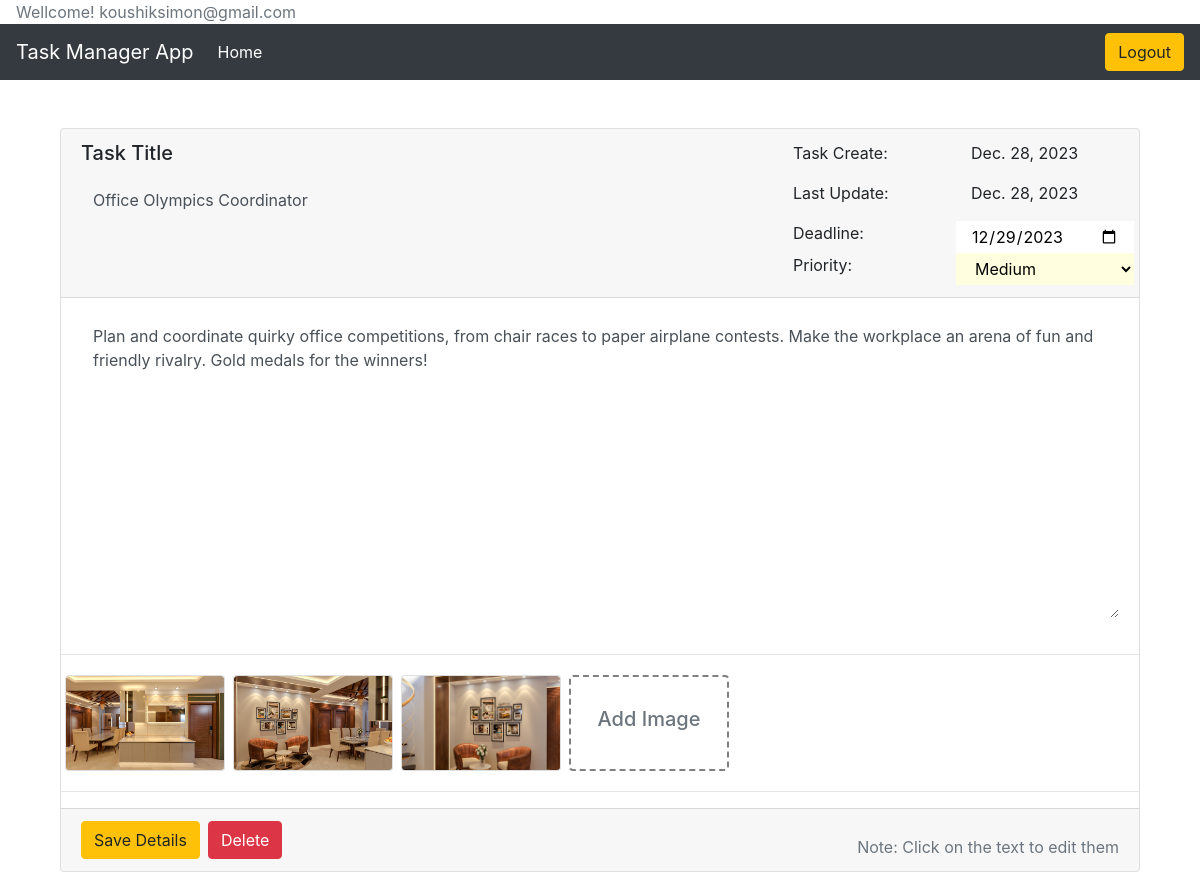
The app's page /task-detail/22/ (signed in) with its own data.
### task/models.py (models this page shows, shortened)
class Task(models.Model):
    PRIORITY_CHOICES = [
        ('low', 'Low'),
        ('medium', 'Medium'),
        ('high', 'High'),
    ]
    user=models.ForeignKey(User,on_delete=models.CASCADE)
    title = models.CharField(max_length=100)
    description = models.TextField()
    due_date = models.DateField(null=True, blank=True)
    priority = models.CharField(max_length=10,choices=PRIORITY_CHOICES)
    task_complete = models.BooleanField(default=False)
    created = models.DateField(auto_now_add=True)
    updated = models.DateField(auto_now=True, null=True, blank=True)

class TaskImage(models.Model):
    task = models.ForeignKey(Task,on_delete=models.CASCADE)
    image = models.ImageField(upload_to='media/taskimages')

### task_manager/views.py (the view, shortened to what this page needs)
# urls.py: path('task-detail/<int:task_id>/',views.task_detail,name='task_detail'),
@login_required(login_url='/login/')
def task_detail(request,task_id):
    task=Task.objects.get(pk=task_id)
    task.due_date_formatted = task.due_date.strftime('%Y-%m-%d')
    context = {
        'task': task
    }
    return render(request,'task_app/task_detail.html', context)

### templates/task_app/task_detail.html (shortened to what this page needs)
{% extends "base.html" %}
{% load static %}
{% block content %}
<br><br>
<div class="container mx-auto">
    <form method="POST" enctype="multipart/form-data" id="myForm">
        <div class="card">
            <div class="card-header">
                <div class="row">
                    <div class="col-8">
                        <label for=""><h5>Task Title</h5></label>
                        <input type="text" class="form-control" id="title" name="title" value="{{ task.title }}" style="border: none; background-color: transparent;">
                    </div>
                    <div class="col">
                        <div class="row">
                            <p class="col" for="last_update">Task Create:</p>
                            <p class="col">{{task.created}}</p>
                        </div>
                        <div class="row">
                            <p class="col" for="last_update">Last Update:</p>
                            <p class="col">{{task.updated}}</p>
                        </div>
                        <div class="row">
                            <label class="col" for="due_date">Deadline:</label>
                            <input class="col" type="date" class="form-control" id="due_date" name="due_date"
                            value="{{ task.due_date_formatted }}" style="border: none;">
                        </div>
                        <div class="row">
                            <label class="col" for="due_date">Priority:</label>
                            <select class="col" name="priority" onchange="updateColor(this)" style="border: none;">
                            <option value="medium" {% if task.priority == 'medium' %}selected{% endif %}>Medium</option>
                            </select>
                        </div>
                    </div>
                </div>
            </div>
            <div class="card-body">
                <textarea class="form-control" id="description" name="description" style="border:none; min-height: 300px;" >{{ task.description }}</textarea>
            </div>
            <hr>
            <div class="row">
                <div class="col">
                    <div class="d-flex flex-row flex-wrap">
                        {% for task_image in task.taskimage_set.all %}
                        <a href="{{ task_image.image.url }}" target="_blank">
                            <div class="card m-1" style="width: 10rem; height: 6rem; overflow: hidden;">
                                <img src="{{ task_image.image.url }}" class="card-img-top" alt="..."
                                     style="width: 100%; height: 100%; object-fit: cover;">
                            </div>
                        </a>
                        {% endfor %}
                            <div class="card m-1 text-secondary" style="width: 10rem; height: 6rem; position: relative; border: 2px dashed gray;">
                                <h5 style="height: 100%; display: flex; justify-content: center; align-items: center;">Add Image</h5>
                            </div>
                    </div>
                </div>
            </div>
            <hr>
            <div class="card-footer text-muted d-flex justify-content-between align-items-end">
                <div class="d-flex">
                    <input type="submit" class="btn btn-warning mr-2" value="Save Details">
                    <input type="submit" class="btn btn-danger" name="delete_task" value="Delete">
                </div>
                <span  class="text-right">Note: Click on the text to edit them</span>
            </div>
        </div>
    </form>
</div>
{% endblock content %}

### templates/base.html (shortened to what this page needs)
<!DOCTYPE html>
<html lang="en">
<head>
  {% load static %}
  <link rel="stylesheet" href="https://cdn.jsdelivr.net/npm/bootstrap@4.4.1/dist/css/bootstrap.min.css"
 />
    <link rel="stylesheet" href="{% static 'css/styles.css' %}" />
</head>
<body>
  {% if user.is_authenticated %}
  <div class="pl-3 text-muted">Wellcome! {{user.email}}</div>
  {% endif %}
  <nav class="navbar navbar-expand-lg navbar-dark bg-dark">
    <a class="navbar-brand" href="{% url 'index' %}">Task Manager App</a>
    <div class="collapse navbar-collapse" id="navbarNav">
      <ul class="navbar-nav">
        <li class="nav-item active">
          <a class="nav-link" href="{% url 'index' %}">Home</a>
        </li>
      </ul>
      <ul class="navbar-nav ml-auto">
        {% if user.is_authenticated %}
        <li class="nav-item">
          <form action="{% url 'logout' %}" method="POST">
            <button type="submit" class="btn btn-warning color-secondary tp-in-btn w-100">Logout</button>
          </form>
        </li>
        {% endif %}
      </ul>
    </div>
  </nav>
  <div class="container">
    {% block content %}
    {% endblock content %}
  </div>
</body>
</html>

### records on screen
Task: title "Office Olympics Coordinator", created "Dec. 28, 2023", updated "Dec. 28, 2023", due_date "12/29/2023", priority "Medium", description "Plan and coordinate quirky office competitions, from chair races to paper airplane contests. Make the workplace an arena of fun and friendly rivalry. Gold medals for the winners!"
TaskImage: image (picture)
TaskImage: image (picture)
TaskImage: image (picture)

### other values on screen
{{ user.email }} "koushiksimon@gmail.com"
